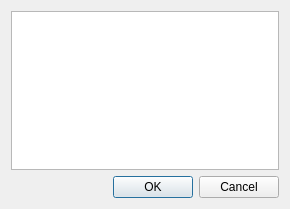
<?xml version="1.0" encoding="UTF-8"?>
<ui version="4.0">
 <class>SourceChooseDLG</class>
 <widget class="QDialog" name="SourceChooseDLG">
  <property name="windowModality">
   <enum>Qt::ApplicationModal</enum>
  </property>
  <property name="geometry">
   <rect>
    <x>0</x>
    <y>0</y>
    <width>290</width>
    <height>209</height>
   </rect>
  </property>
  <property name="windowTitle">
   <string>Select Source</string>
  </property>
  <layout class="QVBoxLayout" name="verticalLayout">
   <item>
    <widget class="QListWidget" name="rndsLW"/>
   </item>
   <item>
    <widget class="QDialogButtonBox" name="buttonBox">
     <property name="orientation">
      <enum>Qt::Horizontal</enum>
     </property>
     <property name="standardButtons">
      <set>QDialogButtonBox::Cancel|QDialogButtonBox::Ok</set>
     </property>
    </widget>
   </item>
  </layout>
 </widget>
 <resources/>
 <connections>
  <connection>
   <sender>buttonBox</sender>
   <signal>accepted()</signal>
   <receiver>SourceChooseDLG</receiver>
   <slot>accept()</slot>
   <hints>
    <hint type="sourcelabel">
     <x>248</x>
     <y>254</y>
    </hint>
    <hint type="destinationlabel">
     <x>157</x>
     <y>274</y>
    </hint>
   </hints>
  </connection>
  <connection>
   <sender>buttonBox</sender>
   <signal>rejected()</signal>
   <receiver>SourceChooseDLG</receiver>
   <slot>reject()</slot>
   <hints>
    <hint type="sourcelabel">
     <x>316</x>
     <y>260</y>
    </hint>
    <hint type="destinationlabel">
     <x>286</x>
     <y>274</y>
    </hint>
   </hints>
  </connection>
  <connection>
   <sender>rndsLW</sender>
   <signal>itemDoubleClicked(QListWidgetItem*)</signal>
   <receiver>SourceChooseDLG</receiver>
   <slot>accept()</slot>
   <hints>
    <hint type="sourcelabel">
     <x>199</x>
     <y>133</y>
    </hint>
    <hint type="destinationlabel">
     <x>199</x>
     <y>149</y>
    </hint>
   </hints>
  </connection>
 </connections>
</ui>
